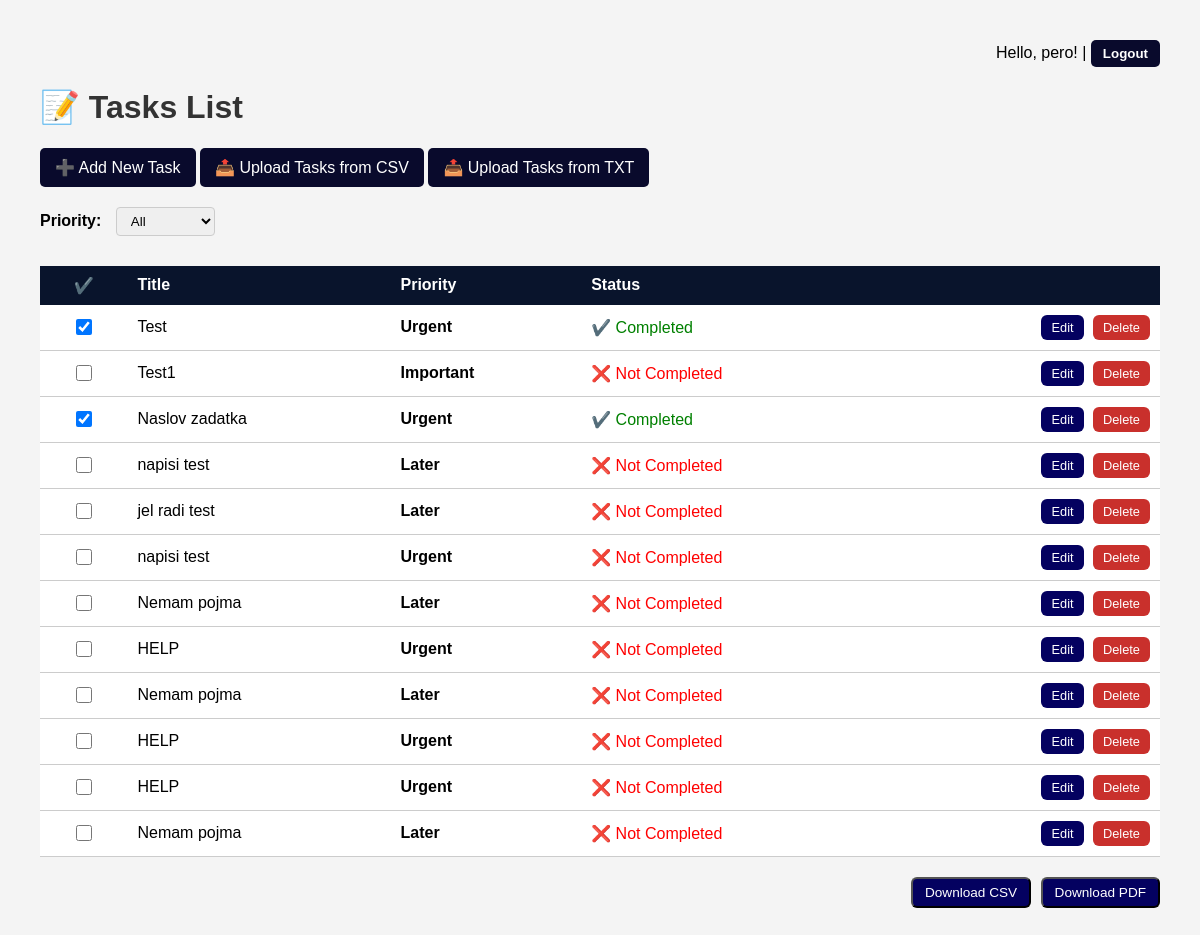
Screenshot of / (signed in) with the database file from the repository.
### tasks/models.py (models this page shows, shortened)
class Task(models.Model):
    title: str = models.CharField(max_length=200)
    description: str = models.TextField(blank=True)
    completed: bool = models.BooleanField(default=False)
    created_at: datetime = models.DateTimeField(auto_now_add=True)
    due_date: datetime = models.DateTimeField(null=True, blank=True)
    choices: list[tuple[str, str]] = [
                                        ('urgent', 'Urgent'),
                                        ('important', 'Important'),
                                        ('later', 'Later'),
                                    ]
    priority: str = models.CharField(max_length=20, choices=choices)
    user: User = models.ForeignKey(User, on_delete=models.CASCADE)

### tasks/views.py (the view)
# urls.py: path('', views.task_list, name='task_list'),
@login_required
def task_list(request: HttpRequest) -> HttpResponse:
    if request.user.is_staff:
        tasks = list(Task.objects.all())
    else:
        tasks = list(Task.objects.filter(user=request.user))
    priority = request.GET.get('priority')
    def make_priority_filter(priority_value):
        def filter_task(task):
            return task.priority == priority_value
        return filter_task
    if priority in ['urgent', 'important', 'later']:
        filter_fn = make_priority_filter(priority)
        tasks = list(filter(filter_fn, tasks))
    return render(request, 'tasks/task_list.html', {'tasks': tasks})

### tasks/templates/tasks/task_list.html (shortened to what this page needs)
<!DOCTYPE html>
<html>
<head>
</head>
{% extends "base.html" %}
{% block content %}
<h1>📝 Tasks List</h1>
    <a href="{% url 'add_task' %}" class="add-task">➕ Add New Task</a>
    <a href="{% url 'upload_tasks_csv' %}" class="add-task">📤 Upload Tasks from CSV</a>
    <a href="{% url 'upload_tasks_txt' %}" class="add-task">📤 Upload Tasks from TXT</a>
<form method="get" action="{% url 'task_list' %}" style="margin-bottom: 30px;">
    <label for="priority-select"><strong>Priority:</strong></label>
    <select id="priority-select" name="priority" onchange="this.form.submit()" style="margin-left: 10px; padding: 5px 10px; border-radius: 4px; border: 1px solid #ccc;">
        <option value="" {% if not request.GET.priority %}selected{% endif %}>All</option>
    </select>
</form>
<table style="width: 100%; border-collapse: collapse; background-color: white;">
    <thead>
        <tr style="background-color: #09142c; color: white;">
            <th style="padding: 10px; text-align: center;">✔️</th>
            <th style="padding: 10px;text-align: left;">Title</th>
            <th style="padding: 10px;text-align: left;">Priority</th>
            <th style="padding: 10px;text-align: left;">Status</th>
            <th style="padding: 10px;"> </th>
        </tr>
    </thead>
    <tbody>
        {% for task in tasks %}
        <tr style="border-bottom: 1px solid #ccc;">
            <td style="padding: 10px; text-align: center;">
                <form method="post" action="{% url 'toggle_task' task.pk %}" style="margin: 0;">
                    <input type="checkbox" onchange="this.form.submit()" {% if task.completed %}checked{% endif %}>
                </form>
            </td>
            <td style="padding: 10px;">{{ task.title }}</td>
            <td style="padding: 10px;"><strong>{{ task.get_priority_display }}</strong></td>
            <td style="padding: 10px;">
                {% if task.completed %}
                    <span class="done">✔️ Completed</span>
                {% else %}
                    <span class="not-done">❌ Not Completed</span>
                {% endif %}
            </td>
            <td style="padding: 10px; text-align: right;">
                <a href="{% url 'edit_task' task.pk %}" class="btn small"> Edit</a>
                <a href="{% url 'delete_task' task.pk %}" class="btn small delete"> Delete</a>
            </td>
        </tr>
        {% empty %}
        <tr>
            <td colspan="5" style="padding: 10px;">No tasks available.</td>
        </tr>
        {% endfor %}
    </tbody>
</table>
<div style="margin-top: 20px; text-align: right;">
    <form method="post" action="{% url 'export_tasks_csv' %}" style="display: inline;">
        <button type="submit" class="btn btn-success"> Download CSV</button>
    </form>
    <form method="post" action="{% url 'export_tasks_pdf' %}" style="display: inline;">
        <button type="submit" class="btn btn-danger"> Download PDF</button>
    </form>
</div>
{% endblock %}

### tasks/templates/base.html (shortened to what this page needs)
<!DOCTYPE html>
<html lang="hr">
<head>
</head>
<body>
    <div class="nav-right">
    {% if user.is_authenticated %}
        Hello, {{ user.username }}! |
        <form action="{% url 'logout' %}" method="post" style="display:inline;">
            <button type="submit" class="logout-link">Logout</button>
        </form>
    {% else %}
        <a href="{% url 'login' %}">Login</a>
        <a href="{% url 'register' %}">Registeration</a>
    {% endif %}
    </div>
    {% block content %}
    {% endblock %}
</body>
</html>

### tasks/templates/tasks/task_list.html (style rules this page uses)
body { font-family: Arial, sans-serif; margin: 40px; background-color: #f4f4f4; }
h1 { color: #333; }
.done { color: green; }
.not-done { color: red; }
.btn { background-color: rgb(4, 1, 96); color: white; text-decoration: none; padding: 6px 12px; border-radius: 6px; font-size: 0.85em; margin-left: 5px; display: inline-block; transition: background-color 0.2s ease; }
.btn.small { font-size: 0.8em; padding: 5px 10px; }
.btn.delete { background-color: #c9302c; }
input[type="checkbox"] { width: 16px; height: 16px; cursor: pointer; }
.add-task { display: inline-block; margin-bottom: 20px; text-decoration: none; padding: 10px 15px; background-color:rgb(9, 10, 44); color: white; border-radius: 5px; }

### tasks/templates/base.html (style rules this page uses)
body { font-family: Arial, sans-serif; margin: 40px; background-color: #f4f4f4; }
.nav-right { text-align: right; margin-bottom: 20px; }
.logout-link { background-color: rgb(9, 10, 44); color: white; padding: 6px 12px; border: none; border-radius: 5px; font-weight: bold; cursor: pointer; }

### rows the page displays
Task: completed "☑", title "Test", priority "Urgent", shows "✔️ Completed"
Task: title "Test1", priority "Important", shows "❌ Not Completed"
Task: completed "☑", title "Naslov zadatka", priority "Urgent", shows "✔️ Completed"
Task: title "napisi test", priority "Later", shows "❌ Not Completed"
Task: title "jel radi test", priority "Later", shows "❌ Not Completed"
Task: title "napisi test", priority "Urgent", shows "❌ Not Completed"
Task: title "Nemam pojma", priority "Later", shows "❌ Not Completed"
Task: title "HELP", priority "Urgent", shows "❌ Not Completed"
Task: title "Nemam pojma", priority "Later", shows "❌ Not Completed"
Task: title "HELP", priority "Urgent", shows "❌ Not Completed"
Task: title "HELP", priority "Urgent", shows "❌ Not Completed"
Task: title "Nemam pojma", priority "Later", shows "❌ Not Completed"

### other values shown
{{ user.username }} "pero"
